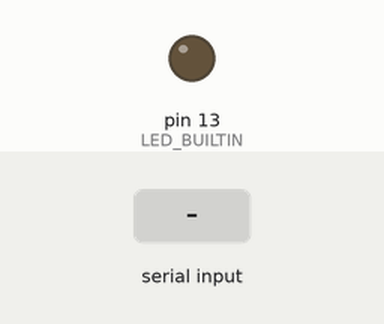
Recording of a sketch running on a simulated Arduino Uno, built with avr-gcc and run on an emulated ATmega328P. Shown: output pins drawn as LEDs (lit = HIGH). The test bench sets the inputs (shaded band).

Above: at 1.2 s.
1.3 s: "1" received over Serial
At 1.7 s:
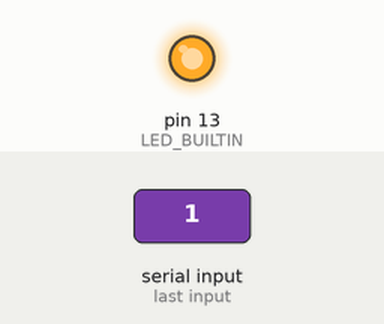
2.8 s: "0" received over Serial
At 4.0 s:
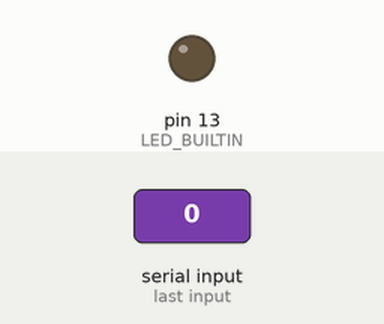
Timing chart, 0 to 5.8 s (numbered marks = the images above; inputs shaded):
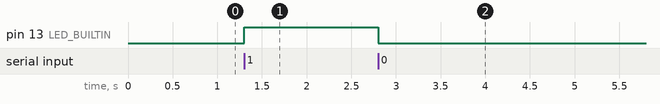

Measured:
- after the input at 1.3 s, pin 13 (LED_BUILTIN): LOW → HIGH at once
- after the input at 2.8 s, pin 13 (LED_BUILTIN): HIGH → LOW at once

The sketch:

light.ino
```cpp
int incomingByte = 0;

void setup() {
  Serial.begin(9600);
  pinMode(LED_BUILTIN, OUTPUT);

  // put your setup code here, to run once:

}

void loop() {

  if (Serial.available()> 0){
    if (Serial.read() == '1'){

     digitalWrite(LED_BUILTIN,HIGH);
    }
    else{
      digitalWrite(LED_BUILTIN,LOW);
    }


     }
  }
```
